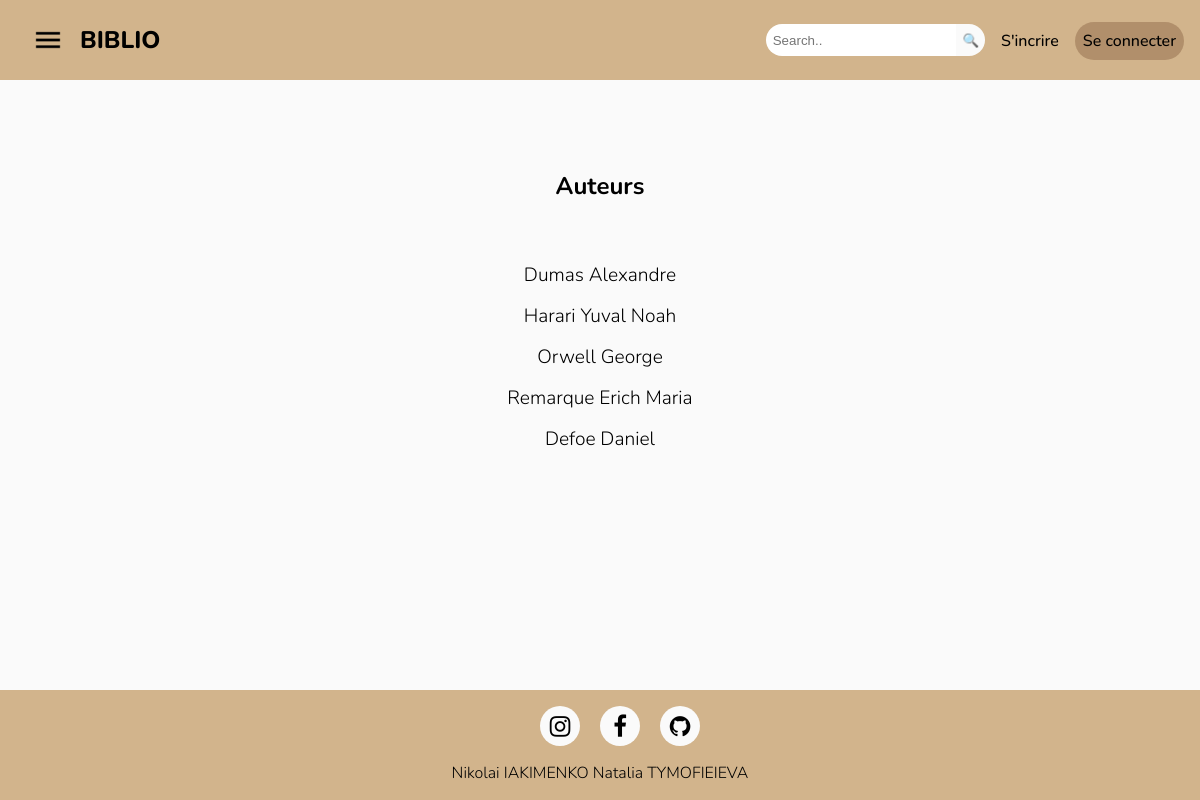
Page /BiblioAuteurs on the committed database.
### tables this page shows
CREATE TABLE "Auteurs" (
	"ID"	INTEGER NOT NULL,
	"NOM"	TEXT NOT NULL,
	"PRENOM"	TEXT NOT NULL,
	CONSTRAINT "Auteurs_PK" PRIMARY KEY("ID" AUTOINCREMENT)
);

### app.py (the view)
@app.route("/BiblioAuteurs", methods=["POST", "GET"])
def authors():
    db = get_db()
    dbase = FDataBase(db)
    if request.method == 'POST':
        if len(request.form['bur_search']) > 0:
            return redirect(url_for('search', find=request.form['bur_search'], role=user[1], pid=user[0]))
        else:
            return redirect(url_for('just_search', role=user[1], pid=user[0]))
    return render_template("Authors.html", authors=dbase.authors(), role=user[1], pid=user[0])

### FDataBase.py (called while the page is built)
    def authors(self):
        try:
            self.__cur.execute("SELECT ID, (NOM || ' ' || PRENOM) FROM Auteurs")
            res = self.__cur.fetchall()
        except sqlite3.Error as e:
            print("Error:   " + str(e))
            return False
        return res

### app.py (called while the page is built)
def connect_db():
    conn = sqlite3.connect(app.config['DATABASE'])
    return conn

def get_db():
    if not hasattr(g, 'link_db'):
        g.link_db = connect_db()
    return g.link_db

### templates/Authors.html (shortened to what this page needs)
{% extends 'index1.html' %}
{% block content %}
    <section class="genre-page">
    <section class="genre-content">
    <h2 class="genres">Auteurs</h2>
    <div class="list1">
    {% for g in authors %}
        <span><li class="li1"><a href="{{ url_for('author', a_id=g[0]) }}">{{ g[1] }}</a></li></span>
    {% endfor %}
    </div>
    </section>
    </section>
{% endblock %}

### static/css/style.css (style rules this page uses)
:root { --primary-color: #FAFAFA; --accent: #D2B48C; --container: 90vw; }
body { font-family: "Nunito", sans-serif; font-optical-sizing: auto; font-weight: 300; font-style: normal; margin: 0; padding: 0; background-color: var(--primary-color); }
.genre-page { min-height: 80vh; padding-top: 50px; }
.genre-content { min-height: 15vh; display: flex; flex-direction: column; align-items: center; justify-content: center; padding-top: 100px; }
.genres { display: flex; justify-content: center; align-items: center; }
a { text-decoration: none; color: black; }
.list1 { list-style: none; display: flex; flex-direction: column; justify-content: center; align-items: center; padding: 0; font-size: 1.2rem; margin-top: 5vh; gap: 15px; }

### rows in the picture
Auteurs: g "Dumas Alexandre"
Auteurs: g "Harari Yuval Noah"
Auteurs: g "Orwell George"
Auteurs: g "Remarque Erich Maria"
Auteurs: g "Defoe Daniel"
